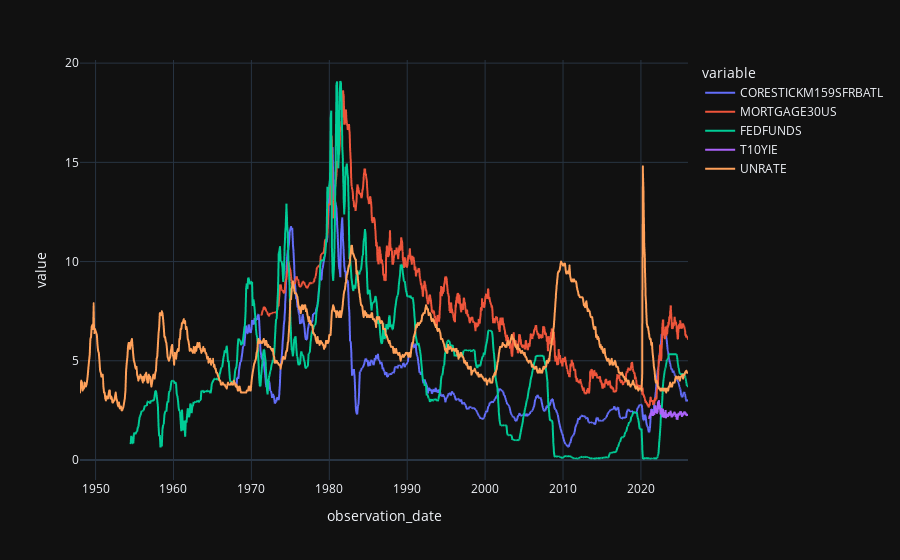

Notebook source saved alongside this figure:
### Code cell
df.plot()

### Figure 1 — Plotly figure (JSON) as saved in the notebook; plotly's stock layout.template omitted (floating-point values rounded to 4 significant figures; data arrays with more than 128 entries replaced by an {"elided": "..."} marker saying what was removed)
{"data": [{"hovertemplate": "variable=CORESTICKM159SFRBATL<br>observation_date=%{x}<br>value=%{y}<extra></extra>", "legendgroup": "CORESTICKM159SFRBATL", "line": {"color": "#636efa", "dash": "solid"}, "marker": {"symbol": "circle"}, "mode": "lines", "name": "CORESTICKM159SFRBATL", "showlegend": true, "type": "scattergl", "x": {"elided": "4717 str values"}, "xaxis": "x", "y": {"elided": "4717 float values"}, "yaxis": "y"}, {"hovertemplate": "variable=MORTGAGE30US<br>observation_date=%{x}<br>value=%{y}<extra></extra>", "legendgroup": "MORTGAGE30US", "line": {"color": "#EF553B", "dash": "solid"}, "marker": {"symbol": "circle"}, "mode": "lines", "name": "MORTGAGE30US", "showlegend": true, "type": "scattergl", "x": {"elided": "4717 str values"}, "xaxis": "x", "y": {"elided": "4717 float values"}, "yaxis": "y"}, {"hovertemplate": "variable=FEDFUNDS<br>observation_date=%{x}<br>value=%{y}<extra></extra>", "legendgroup": "FEDFUNDS", "line": {"color": "#00cc96", "dash": "solid"}, "marker": {"symbol": "circle"}, "mode": "lines", "name": "FEDFUNDS", "showlegend": true, "type": "scattergl", "x": {"elided": "4717 str values"}, "xaxis": "x", "y": {"elided": "4717 float values"}, "yaxis": "y"}, {"hovertemplate": "variable=T10YIE<br>observation_date=%{x}<br>value=%{y}<extra></extra>", "legendgroup": "T10YIE", "line": {"color": "#ab63fa", "dash": "solid"}, "marker": {"symbol": "circle"}, "mode": "lines", "name": "T10YIE", "showlegend": true, "type": "scattergl", "x": {"elided": "4717 str values"}, "xaxis": "x", "y": {"elided": "4717 float values"}, "yaxis": "y"}, {"hovertemplate": "variable=UNRATE<br>observation_date=%{x}<br>value=%{y}<extra></extra>", "legendgroup": "UNRATE", "line": {"color": "#FFA15A", "dash": "solid"}, "marker": {"symbol": "circle"}, "mode": "lines", "name": "UNRATE", "showlegend": true, "type": "scattergl", "x": {"elided": "4717 str values"}, "xaxis": "x", "y": {"elided": "4717 float values"}, "yaxis": "y"}], "layout": {"legend": {"title": {"text": "variable"}, "tracegroupgap": 0}, "margin": {"t": 60}, "xaxis": {"anchor": "y", "domain": [0, 1], "title": {"text": "observation_date"}}, "yaxis": {"anchor": "x", "domain": [0, 1], "title": {"text": "value"}}}}
